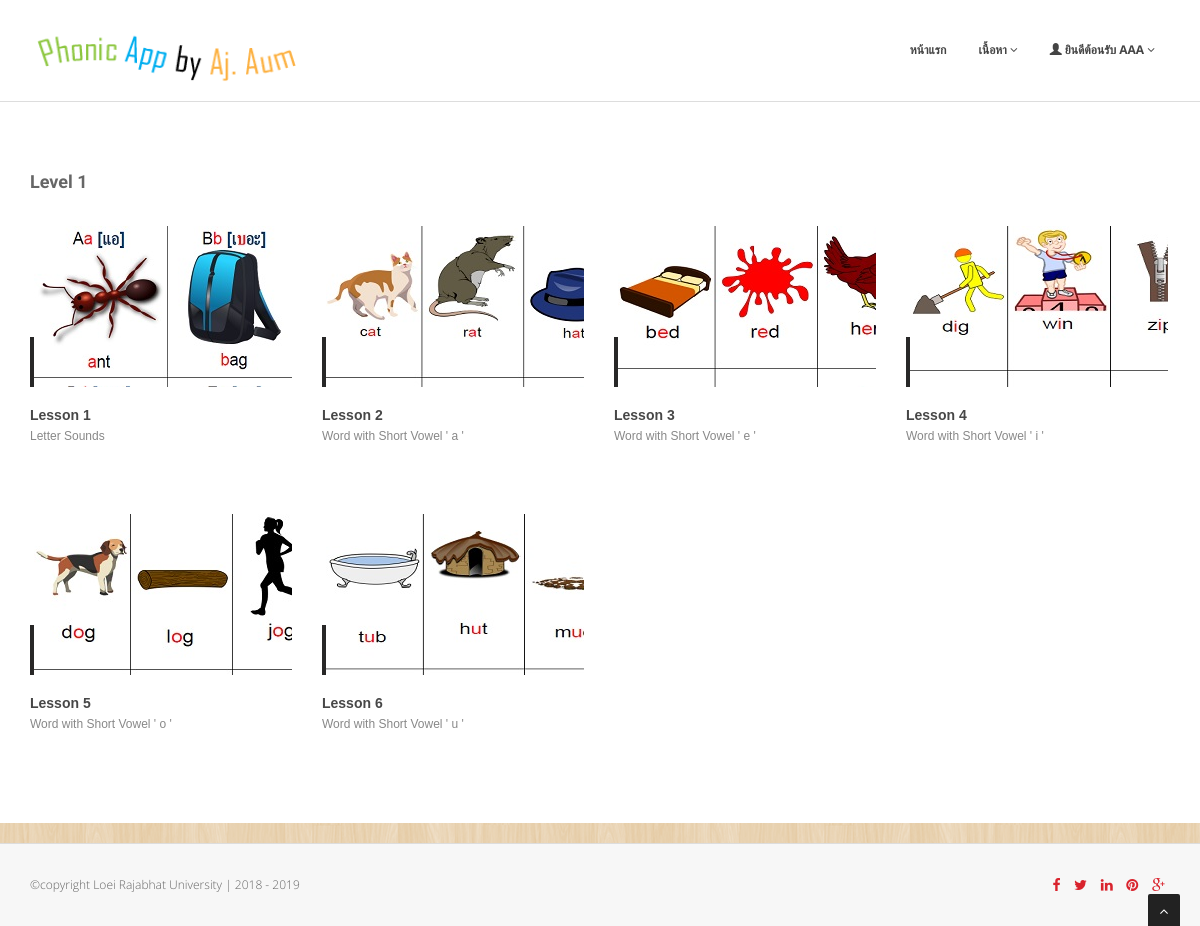
The app's page /level.php (signed in) with its own data.
### tables this page shows
CREATE TABLE `lesson_detail` (
  `lesson_id` int(10) NOT NULL COMMENT 'รหัสบทเรียน',
  `level` varchar(5) NOT NULL COMMENT 'Level No',
  `lesson_no` int(5) NOT NULL COMMENT 'ลำดับบทเรียน',
  `lesson_name` varchar(100) NOT NULL COMMENT 'ชื่อบทเรียน',
  `lesson_desc` varchar(100) NOT NULL COMMENT 'คำอธิบายบทเรียน',
  `small_image` varchar(50) NOT NULL COMMENT 'รูปบทเรียน',
  `big_image` varchar(50) NOT NULL COMMENT 'รูปบทเรียนใหญ่',
  `maxpage` int(11) NOT NULL,
  `youtube` varchar(20) NOT NULL,
  `create_date` timestamp NOT NULL DEFAULT current_timestamp() ON UPDATE current_timestamp()
);

### level.php (the view, shortened to what this page needs)
<?php
	$c = 1;
?>
<!DOCTYPE html>
<html lang="en">
<head>
<link href="css/bootstrap.min.css" rel="stylesheet" />
<link href="css/cubeportfolio.min.css" rel="stylesheet" />
<link href="css/style.css" rel="stylesheet" />
<link id="t-colors" href="skins/default.css" rel="stylesheet" />
	<link id="bodybg" href="bodybg/bg1.css" rel="stylesheet" type="text/css" />
</head>
<body>
<div id="wrapper">
	<?php include 'template/NavAdmin.php'; ?>
	<section id="content">
	<div class="container">
		<div class="row">
			<div class="col-lg-12">
				<h4 class="heading">Level <?php echo $c; ?></h4>
				<div id="grid-container" class="cbp-l-grid-projects">
					<ul>
					<?php
					include 'db_connection.php';
					$sql = "SELECT * FROM lesson_detail where level = '$c' order by lesson_no";
					$result = $conn->query($sql);
					if ($result->num_rows > 0) {
						while($row = $result->fetch_assoc()) {
					?>
						<li class="cbp-item graphic">
							<div class="cbp-caption">
								<div class="cbp-caption-defaultWrap">
									<a href="<?php echo $row["big_image"];?>" class="cbp-lightbox cbp-l-caption-buttonRight" data-title="<?php echo $row["lesson_name"];?>">
									<img src="<?php echo $row["small_image"];?>" alt="" /></a>
								</div>
								<div class="cbp-caption-activeWrap">
									<div class="cbp-l-caption-alignCenter">
										<div class="cbp-l-caption-body">
											<a href="lesson_video.php?lesson_id=<?php echo $row["lesson_id"];?>" class="cbp-l-caption-buttonRight">เข้าเรียน</a>
											<a href="quiz_show.php?lesson_id=<?php echo $row["lesson_id"];?>" class="cbp-l-caption-buttonRight">แบบทดสอบ</a>
										</div>
									</div>
								</div>
							</div>
							<div class="cbp-l-grid-projects-title"><?php echo $row["lesson_name"];?></div>
							<div class="cbp-l-grid-projects-desc"><?php echo $row["lesson_desc"];?></div>
						</li>
					<?php
						}
					}
					?>
				</ul>
			</div>
		</div>
	</div>
</section>
		<?php include 'template/footer.php'; ?>
</body>
</html>

### css/style.css (style rules this page uses)
body { font-family:'Open Sans', Arial, sans-serif; font-size:14px; font-weight:300; line-height:1.6em; color:#656565; }
h1,h2, h3, h4, h5, h6 { font-family:'Roboto', sans-serif; font-weight:700; line-height:1.1em; color:#666; margin-bottom: 20px; }
#wrapper { width:100%; margin:0; padding:0; }
.row,.row-fluid { margin-bottom:30px; }
#content { position:relative; background:#fff; padding:60px 0 40px 0; }
#content img { margin-bottom: 30px; }
h4.heading { font-weight:700; }
.heading { margin-bottom: 30px; }
.heading { position: relative; }

### skins/default.css (style rules this page uses)
a, a:hover,a:focus,a:active, strike, .post-meta span a:hover, ul.meta-post li a:hover, ul.cat li a:hover, ul.recent li h6 a:hover, ul.portfolio-categ li.active a, ul.portfolio-categ li.active a:hover, ul.portfolio-categ li a:hover,ul.related-post li h4 a:hover, span.highlight,article .post-heading h3 a:hover, .navbar .nav > .active > a,.navbar .nav > .active > a:hover,.navbar .nav > li > a:hover,.navbar .nav > li > a:focus,.navbar .nav > .active > a:focus, .validation { color:#d9232d; }
.cbp-l-caption-buttonLeft, .cbp-l-caption-buttonRight,.cbp-l-filters-button .cbp-filter-counter { background-color: #d9232d; }

### bodybg/bg1.css (style rules this page uses)
body { background: url(../img/bodybg/bg1.png) repeat left top; }

### css/theme.css (style rules this page uses)
a { color: #50a846; }

### records on screen
lesson_detail: small_image (picture), lesson_name "Lesson 1", lesson_desc "Letter Sounds"
lesson_detail: small_image (picture), lesson_name "Lesson 2", lesson_desc "Word with Short Vowel ' a '"
lesson_detail: small_image (picture), lesson_name "Lesson 3", lesson_desc "Word with Short Vowel ' e '"
lesson_detail: small_image (picture), lesson_name "Lesson 4", lesson_desc "Word with Short Vowel ' i '"
lesson_detail: small_image (picture), lesson_name "Lesson 5", lesson_desc "Word with Short Vowel ' o '"
lesson_detail: small_image (picture), lesson_name "Lesson 6", lesson_desc "Word with Short Vowel ' u '"

### other values on screen
$_SESSION["user_fullname"] "AAA"
$c "1"
